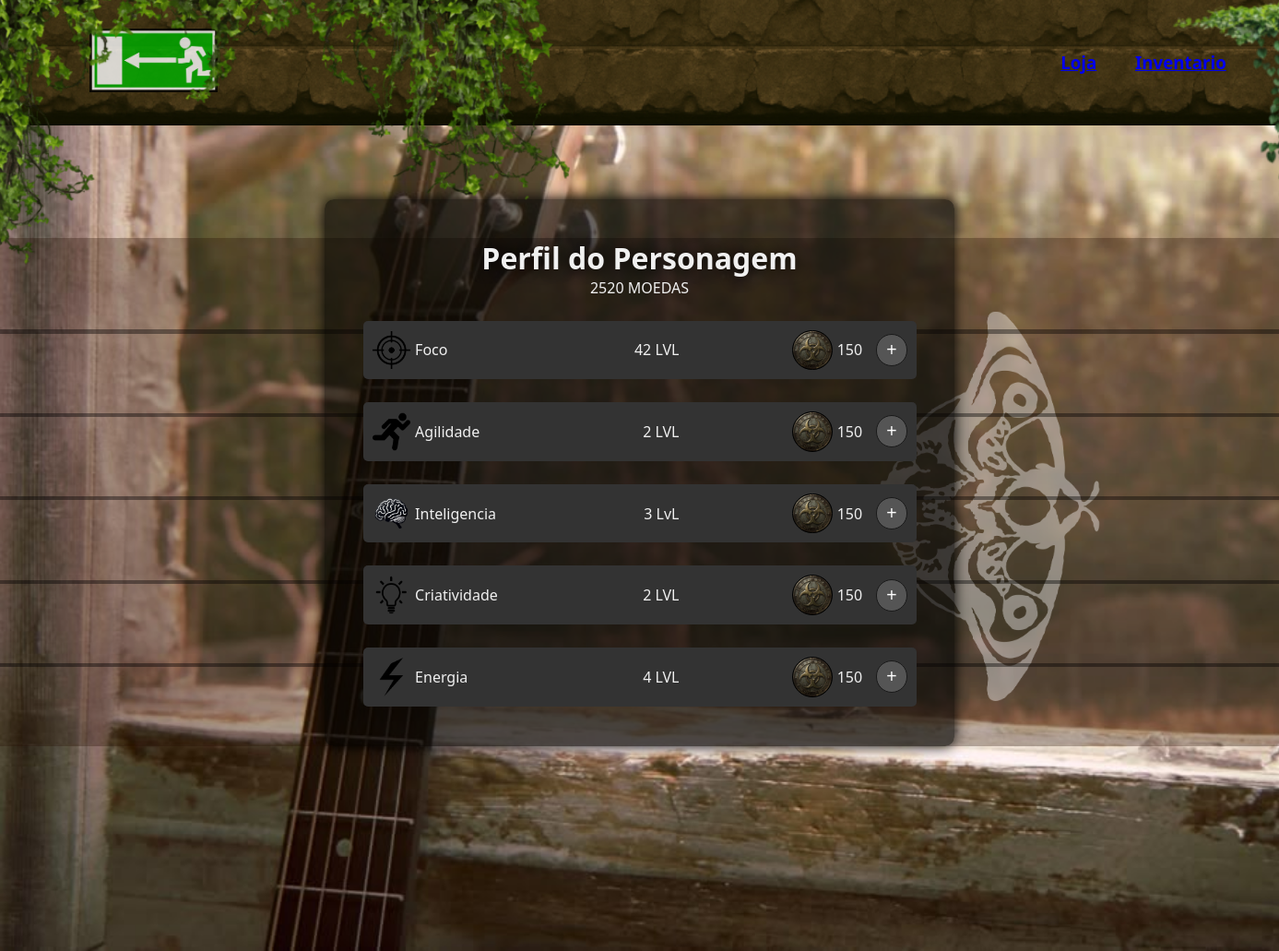
The page /perfil (signed in) on the database as committed earlier.
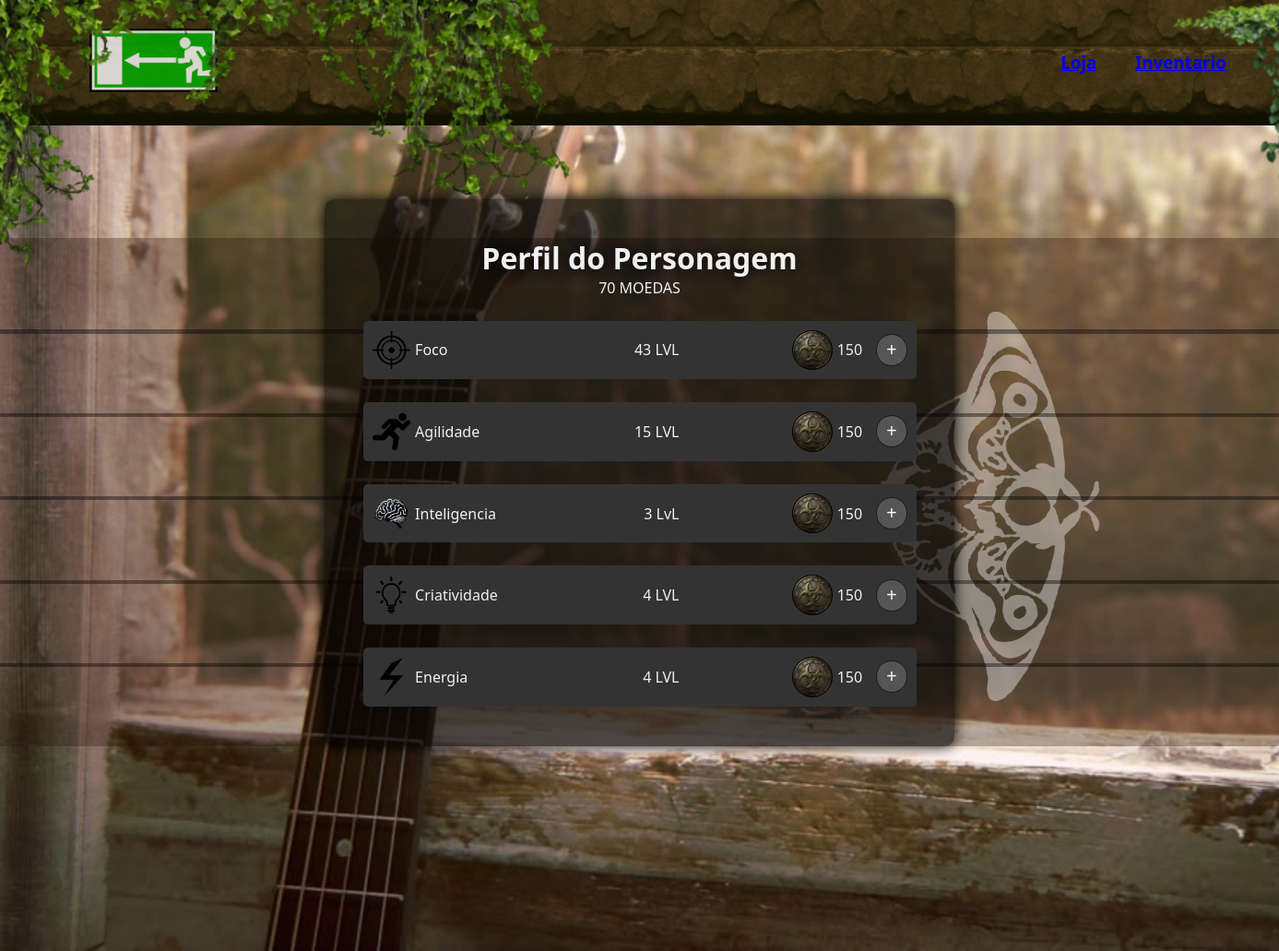
The same page on the database as committed later.
### banco_de_dados/models.py (models this page shows)
class User(Base):
    __tablename__ = 'user' #nome da tabela no banco
    user_id = Column(Integer, primary_key=True, autoincrement=True) #coluna ID, chave primária, auto-incrementada
    username = Column(String(50), unique=True, nullable=False) #coluna para nome do usuário, string, única e obrigatória
    email = Column(String(100), unique=True, nullable=False) #coluna para email, única e obrigatória
    senha = Column(String(255), nullable=False) #coluna para senha, string e obrigatória
    pilulas = Column(Integer, default=0)#coluna para pontos XP, com valor padrão zero
    personagem = relationship('Personagem', back_populates='user', uselist=False)
    user_tasks  = relationship('UserTasks', back_populates='user')
    tasks = relationship('Task', back_populates='user')
    inventario = relationship('Inventario', back_populates='user')

### app.py (the view, shortened to what this page needs)
@app.route('/perfil', methods=['GET', 'POST'])
@login_required
def status():
    db_session = DB_Session()
    user_id = session['user_id']
    try:
        personagem = db_session.query(Personagem).filter_by(user_id=user_id).first()
        user = db_session.query(User).get(user_id)
        user_dados = {'pilulas' : user.pilulas}
        personagem_dados = {
            'foco': personagem.foco,
            'agilidade': personagem.agilidade,
            'inteligencia': personagem.inteligencia,
            'criatividade': personagem.criatividade,
            'energia': personagem.energia,
            'preco': personagem.preco
        }
    except Exception as e:
        db_session.rollback()
        flash(f"Erro ao carregar perfil: {e}")
        return render_template("perfil.html")
    finally:
        db_session.close()
    return render_template('perfil.html', habilidade=personagem_dados, user=user_dados)

### app.py (called while the page is built)
def login_required(f): #recebe outra funcao como parametro, por exemplo a rota index
    @wraps(f) #mantem o nome e a documentação da função original
    def decorated_function(*args, **kwargs):
        if 'user_id' not in session:
            flash("Você precisa estar logado.")
            return redirect(url_for('login')) # se nao tiver logado, irar impedir o acesso do usario a aqla pagina
        return f(*args, **kwargs) #se logado, execulta a funcao normalmente
    return decorated_function

### templates/perfil.html (shortened to what this page needs)
<!doctype html>
<html lang="en">
<head>
    <link rel="stylesheet" href="{{ url_for('static', filename='style.css') }}">
</head>
<body id="body_perfil">
    <header id="menu_bar">
        <div class="titulo-container">
            <a href="{{ url_for('menu')}}">
                <img src="{{url_for('static', filename='imagens/exit.png')}}" alt="Voltar" class="exit" >
            </a>
            <img src="{{ url_for('static', filename='imagens/cipo2.png') }}" alt="folhagem" class="cipo-decorativo1">
        </div>
        <div id="menu_bar3">
            <h3 id="menu-l-1"><a href="{{url_for('loja')}}">Loja</a></h3>
            <h3 id="menu-l-2"><a href="{{url_for('inventario')}}">Inventario</a></h3>
            <img src="{{ url_for('static', filename='imagens/cipo1.png') }}" alt="folhagem" class="cipo-decorativo2">
        </div>
    </header>
    <main>
        <div class="div_violao">
            <div class="cicada"></div>
        </div>
        <div class="perfil-container">
            <h1>Perfil do Personagem</h1>
            <p>{{user.pilulas}} MOEDAS</p>
            <div class="status">
                <div class="atributo">
                    <div class="per_left">
                        <img src="{{ url_for('static', filename='imagens/status/target.png') }}" alt="" class="img_atributo">
                        <span>Foco</span>
                    </div>
                    <div class="per_center">
                        <span>{{habilidade.foco}} LVL</span>
                    </div>
                    <div class="per_rigth">
                        <div class="img_money"></div>
                        <span>{{habilidade.preco}}</span>
                    <form method="post">
                        <button type="submit">+</button>
                    </form>
                    </div>
                </div>
                <div class="atributo">
                    <div class="per_left">
                        <img src="{{ url_for('static', filename='imagens/status/run.png') }}" alt="" class="img_atributo">
                        <span>Agilidade</span>
                    </div>
                    <div class="per_center">
                        <span>{{habilidade.agilidade}} LVL</span>
                    </div>
                    <div class="per_rigth">
                        <div class="img_money"></div>
                        <span>{{habilidade.preco}}</span>
                    <form method="post">
                        <button type="submit">+</button>
                    </form>
                    </div>
                </div>
                <div class="atributo">
                    <div class="per_left">
                        <img src="{{ url_for('static', filename='imagens/status/brain.png') }}" alt="" class="img_atributo">
                        <span>Inteligencia</span>
                    </div>
                    <div class="per_center">
                        <span>{{habilidade.inteligencia}} LvL</span>
                    </div>
                    <div class="per_rigth">
                        <div class="img_money"></div>
                        <span>{{habilidade.preco}}</span>
                    <form method="post">
                        <button type="submit">+</button>
                    </form>
                    </div>
                </div>
                <div class="atributo">
                    <div class="per_left">
                        <img src="{{ url_for('static', filename='imagens/status/lamp.png') }}" alt="" class="img_atributo">
                        <span>Criatividade</span>
                    </div>
                    <div class="per_center">
                        <span>{{habilidade.criatividade}} LVL</span>
                    </div>
                    <div class="per_rigth">
                        <div class="img_money"></div>
                        <span>{{habilidade.preco}}</span>
                    <form method="post">
                        <button type="submit">+</button>
                    </form>
                    </div>
                </div>
                <div class="atributo">
                    <div class="per_left">
                        <img src="{{ url_for('static', filename='imagens/status/lightning.png') }}" alt="" class="img_atributo">
                        <span>Energia</span>
                    </div>
                    <div class="per_center">
                        <span>{{habilidade.energia}} LVL</span>
                    </div>
                    <div class="per_rigth">
                        <div class="img_money"></div>
                        <span>{{habilidade.preco}}</span>
                    <form method="post">
                        <button type="submit">+</button>
                    </form>
                    </div>
                </div>
            </div>
        </div>
    </main>
</body>
</html>

### static/style.css (style rules this page uses)
* { margin: 0; }
#menu_bar { padding: 2vw 0vw 2vw 5vw; display: flex; flex-direction:row; align-items: center; background-image: url(/static/imagens/menu.png); background-repeat: repeat; background-size: 35% 100%; }
#menu_bar2, #menu_bar3 { position: relative; padding: 2vw 0vw 2vw 5vw; display: flex; flex-direction:row; align-items: center; }
#menu_bar3 { margin-left: 57.93vw; }
.titulo-container { position: relative; display: inline-block; }
.titulo-container .exit { margin-left: 2vw; background-color: black; position: relative; height: 5vw; width: 10vw; z-index: 1; opacity: 0.8; }
.cipo-decorativo1, .cipo-decorativo2 { position: absolute; z-index: 2; pointer-events: none; }
.cipo-decorativo1 { top: -140px; left: -150px; width: 700px; opacity: 0.89; }
.cipo-decorativo2 { top: -50px; right: -208px; width: 300px; }
#menu_bar h3 { margin-left: 3vw; }
#main_conteiner #d_tarefas #li_tarefas strong, span, button { text-align: center; }
#body_perfil { background-image: url(/static/imagens/perfilFundo.png); background-size: cover; background-repeat: no-repeat; background-attachment: fixed; background-color: #1a1a1a; color: #f0f0f0; font-family: 'Segoe UI', sans-serif; }
.div_violao { background-color: rgba(37, 14, 0, 0.301); position: absolute; margin-top: 3vw; border: 5x solid rgb(0, 0, 0); z-index: -1; }
.cicada { position: absolute; bottom: -1vw; right: -1vw; background-image: url(/static/imagens/cicada.png); background-size: contain; background-repeat: no-repeat; width: 50vw; height: 20vw; transform: rotate(90deg); opacity: 0.4; z-index: -2; }
.perfil-container { text-align: center; margin-bottom: 30px; max-width: 600px; margin: 80px auto; background-color: rgba(0,0,0,0.6); padding: 3vw 3vw 1vw 3vw; border-radius: 10px; box-shadow: 0 0 15px black; z-index: 1; }
.perfil-container h1 { text-shadow: 0 0 15px black; }
.status { height: 100%; width: 100%; text-align: center; margin-bottom: 30px; }
.per_center { float: right; text-align: right; height: 20%; width: 20%; }
.per_left, .per_rigth { display: flex; align-items: center; height: 40%; width: 40%; }
.per_left { float: left; text-align: left; }
.per_rigth { justify-content: end; float: right; text-align: right; }
.atributo { display: flex; justify-content: space-between; align-items: center; margin: 25px 0; padding: 10px 10px 10px 10px; background-color: #333; border-radius: 5px; z-index: 2; }
.img_atributo { height: 3vw; width: 3vw; }
.atributo span { padding: 10px 15px 10px 5px; }
.img_money { background-image: url(/static/imagens/money.png); background-position: 0vw 0vw; background-repeat: no-repeat; background-size: cover; overflow: hidden; width: 3vw; height: 3vw; border-radius: 100%; border: 1px solid rgb(0, 0, 0); }
.atributo button { padding: 5px 10px; border: none; background-color: #555; color: white; border-radius: 4px; cursor: pointer; }
button[type="submit"] { width: 100%; border: 1px solid #1a1a1a; border-radius: 2vw; cursor: pointer; font-size: 1.4vw; }

Rows that differ between the two databases and show on the page:
no longer on this page (row edited): User: pilulas "2520"
Other text that changed with them:
{{ user.pilulas }}: (not shown) → "70"
{{ habilidade.foco }}: "42" → "43"
{{ habilidade.agilidade }}: "2" → "15"
{{ habilidade.criatividade }}: "2" → "4"
